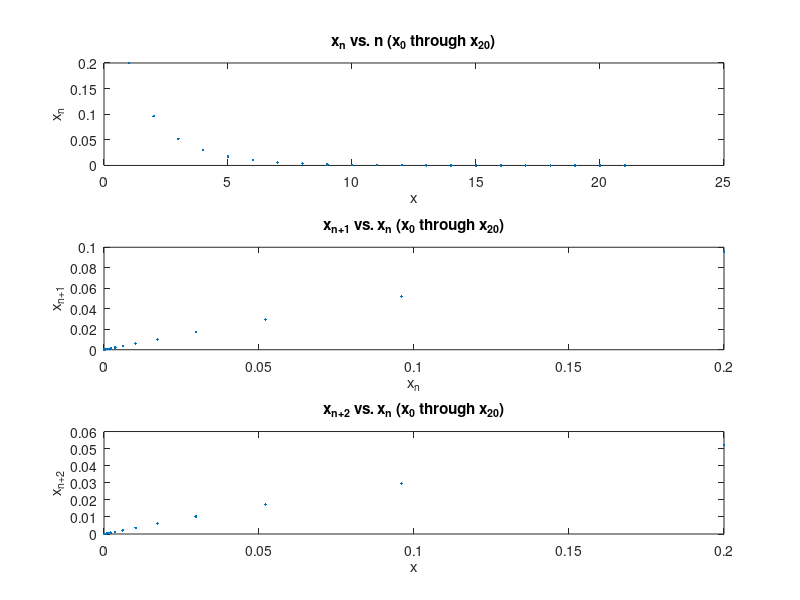

MATLAB code for this plot:
function [] = logMap()
m = 21;
X = iterateLogMap(0.6, 0.2, m);
figure
subplot(3,1,1)
plot((1:m), X(1:m),'.')
title('x_n vs. n (x_0 through x_{20})')
xlabel('x')
ylabel('x_n')

subplot(3,1,2)
plot(X(1:(m-1)), X(2:m),'.')
title('x_{n+1} vs. x_n (x_0 through x_{20})')
xlabel('x_n')
ylabel('x_{n+1}')

subplot(3,1,3)
plot(X(1:(m-2)), X(3:(m)),'.')
title('x_{n+2} vs. x_n (x_0 through x_{20})')
xlabel('x')
ylabel('x_{n+2}')
end

function [x] = iterateLogMap(r, x0, m)
if m < 1
    error('m must exceed 1')
end %if
x = ones(1,m);
x(1) = x0;
for n = 2:m
    x(n) = nextLogMap(r, x(n - 1));
end % for
end % logMapIterate

function [next] = nextLogMap(r, xN)
% computes the (i + 1)th
next = r * xN * (1 - xN);
end % logMap


